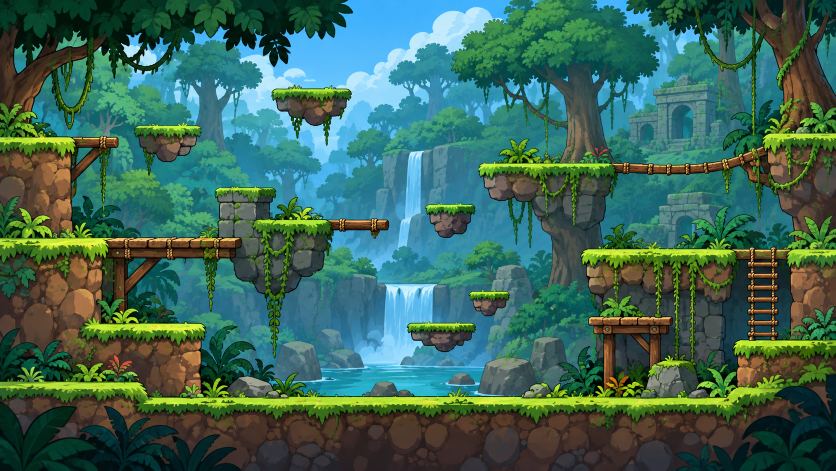
#> input picture fase-teresopolis/Colorful Jungle Platformer Adventure.png, 1672 x 941 px (shown at 1/2 size); its folder holds 5 pictures in this run
$ python tower_check.py
#> lines starting #> are read from the running program, lines starting #| are printed output that depends on the picture
### tower_data.py
# Plataformas de cada mapa (x0, x1, y do topo da grama, em pixels do mapa 1672x941) e montagem da torre
MAPS = [  # de baixo para cima
 [ # M0 - selva original (ja usado no desafio 1)
  (0,290,768),(290,1470,797),(160,410,650),(0,480,485),(0,150,278),(270,400,255),(432,550,378),(505,775,440),(545,700,178),
  (850,950,410),(938,1018,585),(815,950,650),(960,1230,328),(1230,1530,320),(1165,1672,500),(1525,1672,268),(1180,1345,638),(1470,1672,685)],
 [ # M1
  (0,165,308),(160,440,376),(445,575,363),(0,215,500),(135,325,662),(0,175,758),(175,560,790),(460,795,607),(550,635,500),
  (495,660,200),(762,885,210),(1015,1170,105),(670,775,435),(1180,1305,515),(855,1040,398),(975,1115,280),(1115,1200,282),
  (1330,1500,358),(1340,1500,215),(1500,1672,270),(1555,1672,525),(1350,1560,695),(1240,1400,805),(1110,1350,428),(1460,1560,540)],
 [ # M2
  (0,345,328),(0,180,412),(345,525,395),(525,715,408),(630,1120,482),(1120,1420,485),(1420,1672,490),(1320,1460,322),(1505,1672,295),
  (335,450,560),(445,565,650),(105,240,603),(40,655,745),(625,1672,790),(1285,1385,640)],
 [ # M3
  (0,280,272),(330,425,345),(475,635,418),(650,728,457),(735,905,562),(900,1005,500),(1020,1125,392),(1065,1245,255),(1280,1405,175),
  (1275,1570,335),(1470,1555,425),(1465,1672,550),(1570,1672,305),(0,215,465),(205,385,500),(190,260,640),(360,480,655),(240,345,705),
  (0,305,765),(300,650,805),(1090,1265,705),(1235,1370,568),(1220,1600,815),(460,545,700)],
 [ # M4
  (0,250,296),(250,460,325),(460,700,340),(900,1060,230),(1060,1235,238),(1235,1350,228),(1350,1470,230),(1470,1672,218),
  (825,935,428),(990,1120,548),(1120,1330,408),(1330,1480,415),(1470,1672,408),(1340,1570,572),(1215,1370,660),(1400,1672,665),
  (0,215,478),(290,420,472),(480,670,553),(105,330,645),(315,480,692),(480,600,692),(610,735,692),(0,400,790),(400,1672,815)],
]
SY = [60, 60, 60, 60, 0]          # onde cada recorte comeca (y local)
EY = [941, 830, 830, 830, 830]    # onde termina
def layout():
    heights = [EY[k] - SY[k] for k in range(5)]
    tops = [0]*5; acc = 0
    for k in (4, 3, 2, 1, 0):
        tops[k] = acc; acc += heights[k]
    return tops, acc
TOPS, WORLD_H = layout()
def glob(k, p): return (p[0], p[1], TOPS[k] + p[2] - SY[k])
ALL = [glob(k, p) for k in range(5) for p in MAPS[k]]
EXTRA = [(1470,1600,1712)]       # ilhas de ligacao desenhadas por cima (globais)
ALL += EXTRA

### tower_check.py
import math, heapq
from tower_data import *
from PIL import Image, ImageDraw
import glob as G
files=['fase-teresopolis/Colorful Jungle Platformer Adventure.png']+sorted(G.glob('fase-teresopolis/ChatGPT*.png'))
for k,f in enumerate(files):
    im=Image.open(f).convert('RGB'); d=ImageDraw.Draw(im)
#> further down, im is the input picture: PIL image 1672x941 RGB; mean R, G, B 60.4, 103.4, 89.3
    for i,p in enumerate(MAPS[k]):
        d.line([(p[0],p[2]),(p[1],p[2])],fill=(255,0,255),width=4); d.text((p[0]+3,p[2]-14),str(i),fill=(255,255,0))
    im.save(f'ov{k}_tmp.png')
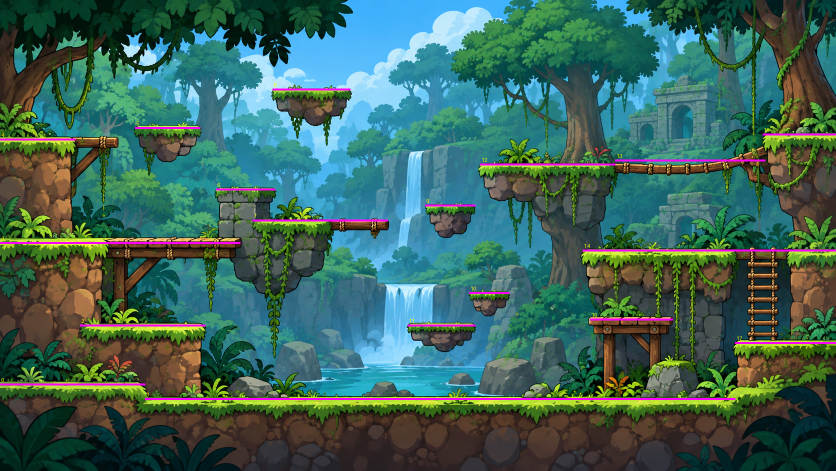
#> saved as ov0_tmp.png: PIL image 1672x941 RGB (shown at 1/2 size); mean R, G, B 61.7, 101, 91.7
#> pass 2 of the loop `for k,f in enumerate(files):`:
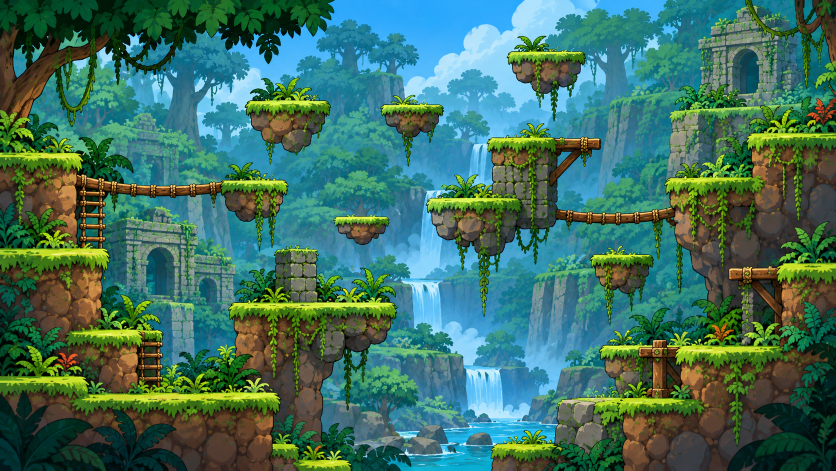
#> input picture fase-teresopolis/ChatGPT Image Oct 1, 2026, 04_11_23 PM-1.png, 1672 x 941 px (shown at 1/2 size)
#> im is the input picture: PIL image 1672x941 RGB; mean R, G, B 63.7, 113.1, 97.9
#> `im.save(f'ov{k}_tmp.png')`:
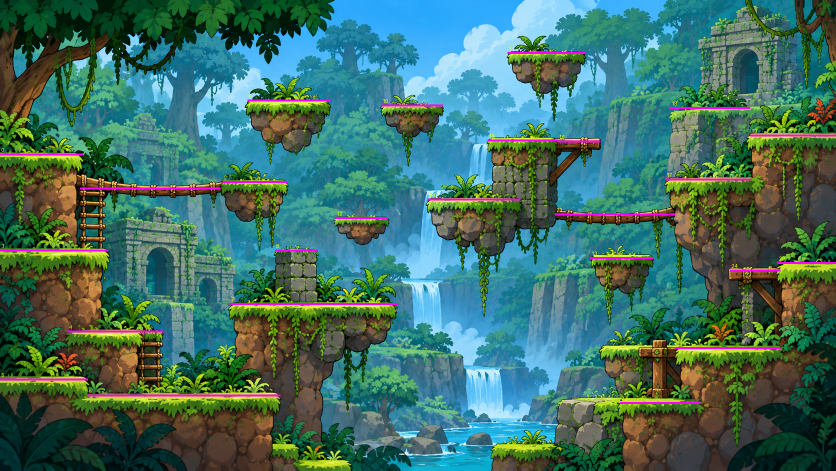
#> saved as ov1_tmp.png: PIL image 1672x941 RGB (shown at 1/2 size); mean R, G, B 64.8, 111.1, 100.2
#> pass 3 of the loop `for k,f in enumerate(files):`:
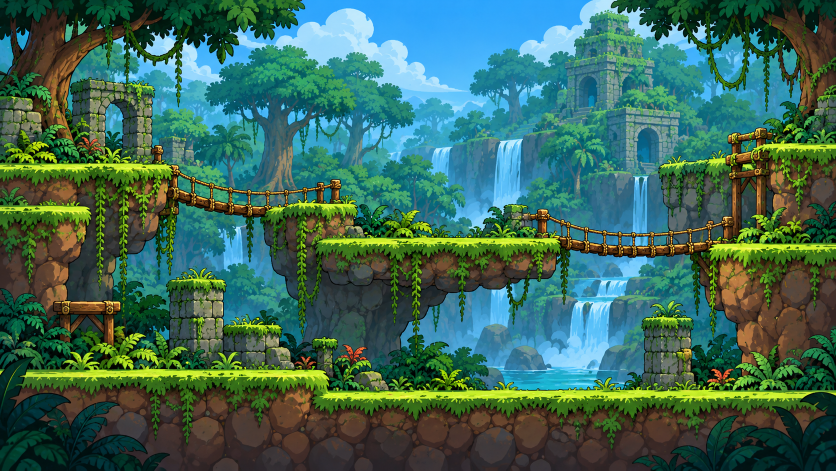
#> input picture fase-teresopolis/ChatGPT Image Oct 1, 2026, 04_11_25 PM-2.png, 1672 x 941 px (shown at 1/2 size)
#> im is the input picture: PIL image 1672x941 RGB; mean R, G, B 60.6, 105, 89.6
#> `im.save(f'ov{k}_tmp.png')`:
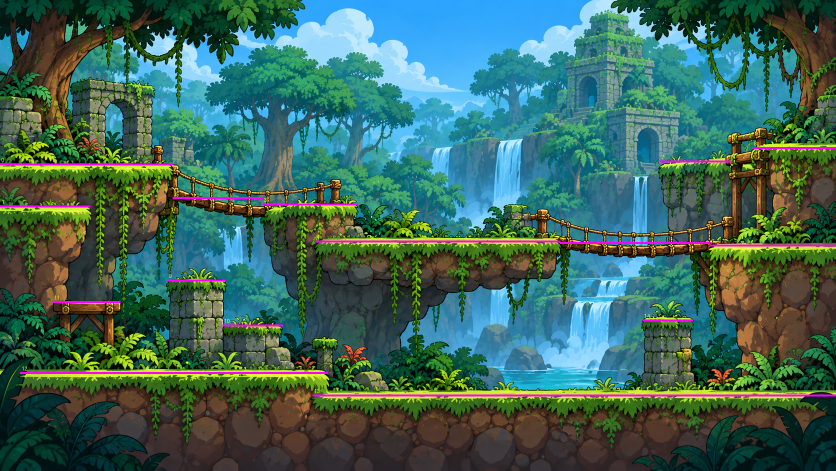
#> saved as ov2_tmp.png: PIL image 1672x941 RGB (shown at 1/2 size); mean R, G, B 61.7, 102.9, 91.8
#> the loop made 5 passes; the first 3 are shown
print('world', WORLD_H, TOPS)
# alcance: salto com apice ~175 e corrida 370 px/s
G_=1800; V=810; SPD=370
#> after `G_ = 1800`: G_ = 1800
def reach(a,b):          # de a ate b (b mais alto => dy>0)
#> called with a = (0, 290, 3848), b = (290, 1470, 3877)
    dy=a[2]-b[2]
    if dy>172: return False
    disc=V*V-2*G_*dy
#> disc = 760500
    if disc<0: return False
    t=(V+math.sqrt(disc))/G_
#> t = 0.934
    rng=SPD*t
#> rng = 345.8
    gap=max(0,max(a[0],b[0])-min(a[1],b[1]))*1.0   # distancia horizontal entre os intervalos (0 se sobrepoem)
    if a[0]<=b[1] and b[0]<=a[1]: gap=0
    else: gap=(b[0]-a[1]) if b[0]>a[1] else (a[0]-b[1])
    if dy<0:   # descendo: cai e anda
        t=(-V*0+math.sqrt(2*abs(dy)/G_))  # queda livre sem pulo
#> t = 0.18
        t=max(t,(V+math.sqrt(V*V+2*G_*abs(dy)))/G_) if gap>SPD*math.sqrt(2*abs(dy)/G_) else t
        rng=SPD*max(t,(V+math.sqrt(V*V+2*G_*abs(dy)))/G_)
    return gap<=rng-10
n=len(ALL); adj=[[j for j in range(n) if j!=i and reach(ALL[i],ALL[j])] for i in range(n)]
start=max(range(n),key=lambda i:ALL[i][2]*(ALL[i][1]-ALL[i][0]) )   # chao mais baixo e largo
start=[i for i in range(n) if ALL[i][2]==max(p[2] for p in ALL)][0]
seen={start}; q=[start]
while q:
    a=q.pop()
    for b in adj[a]:
        if b not in seen: seen.add(b); q.append(b)
top=min(range(n),key=lambda i:ALL[i][2])
print('inicio',ALL[start],'topo',ALL[top],'topo alcancavel',top in seen)
un=[(i,ALL[i]) for i in range(n) if i not in seen]
print('inalcancaveis',len(un));
for i,p in un:
    k=[kk for kk in range(5) if sum(len(MAPS[x]) for x in range(kk))<=i][-1]
    print(' M%d idx %d'%(k,i-sum(len(MAPS[x]) for x in range(k))),p)
# plataforma mais alta alcancavel
hi=min(seen,key=lambda i:ALL[i][2]); print('mais alta alcancavel',ALL[hi])
